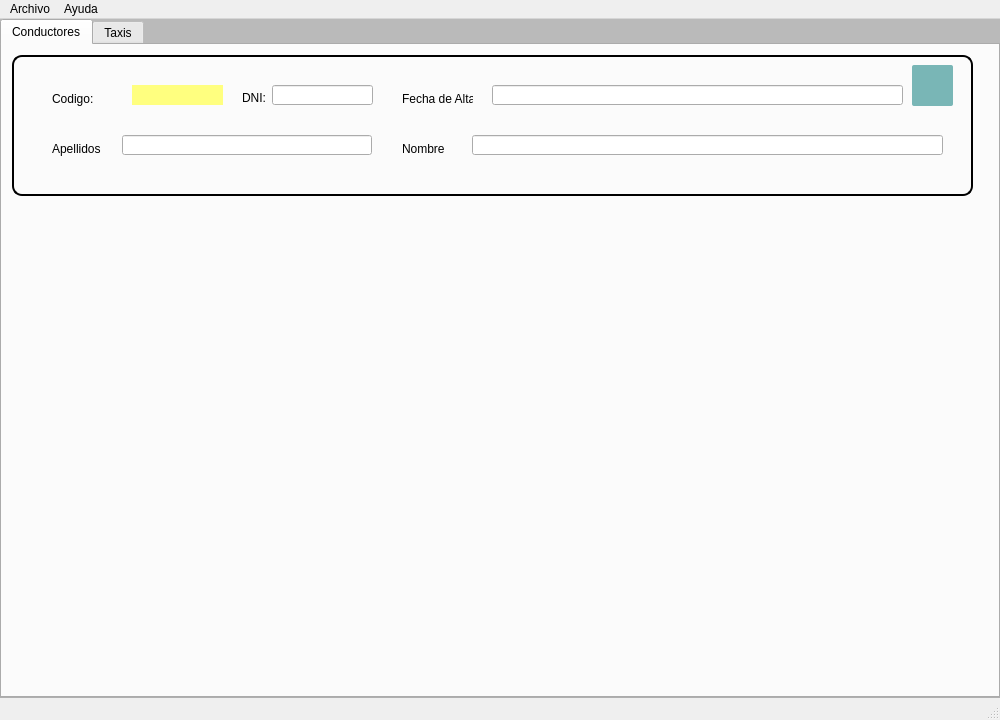
<?xml version="1.0" encoding="UTF-8"?>
<ui version="4.0">
 <class>MainWindow</class>
 <widget class="QMainWindow" name="MainWindow">
  <property name="windowModality">
   <enum>Qt::NonModal</enum>
  </property>
  <property name="geometry">
   <rect>
    <x>0</x>
    <y>0</y>
    <width>1000</width>
    <height>720</height>
   </rect>
  </property>
  <property name="sizePolicy">
   <sizepolicy hsizetype="Maximum" vsizetype="Maximum">
    <horstretch>0</horstretch>
    <verstretch>0</verstretch>
   </sizepolicy>
  </property>
  <property name="minimumSize">
   <size>
    <width>1000</width>
    <height>720</height>
   </size>
  </property>
  <property name="maximumSize">
   <size>
    <width>1000</width>
    <height>720</height>
   </size>
  </property>
  <property name="windowTitle">
   <string>CarTeis</string>
  </property>
  <property name="windowIcon">
   <iconset>
    <normaloff>../../.designer/backup/img/3986726-man-taxi-transport-icon_112967.svg</normaloff>../../.designer/backup/img/3986726-man-taxi-transport-icon_112967.svg</iconset>
  </property>
  <property name="styleSheet">
   <string notr="true">QWidget#centralwidget{
	background-color: rgb(186, 186, 186);

}</string>
  </property>
  <property name="iconSize">
   <size>
    <width>35</width>
    <height>35</height>
   </size>
  </property>
  <widget class="QWidget" name="centralwidget">
   <layout class="QVBoxLayout" name="verticalLayout">
    <property name="leftMargin">
     <number>0</number>
    </property>
    <property name="topMargin">
     <number>0</number>
    </property>
    <property name="rightMargin">
     <number>0</number>
    </property>
    <property name="bottomMargin">
     <number>0</number>
    </property>
    <item>
     <widget class="QFrame" name="gridFrame">
      <layout class="QGridLayout" name="_2">
       <property name="leftMargin">
        <number>0</number>
       </property>
       <property name="topMargin">
        <number>0</number>
       </property>
       <property name="rightMargin">
        <number>0</number>
       </property>
       <property name="bottomMargin">
        <number>0</number>
       </property>
       <property name="spacing">
        <number>0</number>
       </property>
       <item row="0" column="0">
        <widget class="QTabWidget" name="tabPrincipal">
         <property name="minimumSize">
          <size>
           <width>0</width>
           <height>0</height>
          </size>
         </property>
         <property name="tabPosition">
          <enum>QTabWidget::North</enum>
         </property>
         <property name="tabShape">
          <enum>QTabWidget::Rounded</enum>
         </property>
         <property name="currentIndex">
          <number>0</number>
         </property>
         <widget class="QWidget" name="tabDrivers">
          <property name="sizePolicy">
           <sizepolicy hsizetype="Expanding" vsizetype="Expanding">
            <horstretch>0</horstretch>
            <verstretch>0</verstretch>
           </sizepolicy>
          </property>
          <property name="minimumSize">
           <size>
            <width>974</width>
            <height>0</height>
           </size>
          </property>
          <attribute name="title">
           <string>Conductores</string>
          </attribute>
          <widget class="QFrame" name="boxInfo">
           <property name="enabled">
            <bool>true</bool>
           </property>
           <property name="geometry">
            <rect>
             <x>10</x>
             <y>10</y>
             <width>961</width>
             <height>141</height>
            </rect>
           </property>
           <property name="sizePolicy">
            <sizepolicy hsizetype="Expanding" vsizetype="Expanding">
             <horstretch>0</horstretch>
             <verstretch>0</verstretch>
            </sizepolicy>
           </property>
           <property name="autoFillBackground">
            <bool>false</bool>
           </property>
           <property name="styleSheet">
            <string notr="true">QWidget#boxInfo{
border-radius:10px;
border: 2px solid black;
}</string>
           </property>
           <property name="frameShape">
            <enum>QFrame::Panel</enum>
           </property>
           <property name="frameShadow">
            <enum>QFrame::Plain</enum>
           </property>
           <property name="lineWidth">
            <number>5</number>
           </property>
           <widget class="QLineEdit" name="txtDni">
            <property name="geometry">
             <rect>
              <x>260</x>
              <y>30</y>
              <width>101</width>
              <height>20</height>
             </rect>
            </property>
           </widget>
           <widget class="QLabel" name="lblCodDB">
            <property name="geometry">
             <rect>
              <x>120</x>
              <y>30</y>
              <width>91</width>
              <height>20</height>
             </rect>
            </property>
            <property name="styleSheet">
             <string notr="true">background-color: rgb(255, 255, 127);</string>
            </property>
            <property name="text">
             <string/>
            </property>
           </widget>
           <widget class="QLabel" name="lblCodigo">
            <property name="geometry">
             <rect>
              <x>40</x>
              <y>30</y>
              <width>61</width>
              <height>21</height>
             </rect>
            </property>
            <property name="styleSheet">
             <string notr="true"/>
            </property>
            <property name="text">
             <string>Codigo:</string>
            </property>
            <property name="alignment">
             <set>Qt::AlignBottom|Qt::AlignLeading|Qt::AlignLeft</set>
            </property>
           </widget>
           <widget class="QLineEdit" name="txtDni_2">
            <property name="geometry">
             <rect>
              <x>110</x>
              <y>80</y>
              <width>250</width>
              <height>20</height>
             </rect>
            </property>
           </widget>
           <widget class="QLabel" name="lblDNI">
            <property name="geometry">
             <rect>
              <x>230</x>
              <y>30</y>
              <width>50</width>
              <height>20</height>
             </rect>
            </property>
            <property name="text">
             <string>DNI:</string>
            </property>
            <property name="alignment">
             <set>Qt::AlignBottom|Qt::AlignLeading|Qt::AlignLeft</set>
            </property>
           </widget>
           <widget class="QLabel" name="lblSurname">
            <property name="geometry">
             <rect>
              <x>40</x>
              <y>80</y>
              <width>51</width>
              <height>21</height>
             </rect>
            </property>
            <property name="styleSheet">
             <string notr="true"/>
            </property>
            <property name="text">
             <string>Apellidos</string>
            </property>
            <property name="alignment">
             <set>Qt::AlignBottom|Qt::AlignLeading|Qt::AlignLeft</set>
            </property>
           </widget>
           <widget class="QLabel" name="tltDate">
            <property name="geometry">
             <rect>
              <x>390</x>
              <y>30</y>
              <width>71</width>
              <height>21</height>
             </rect>
            </property>
            <property name="styleSheet">
             <string notr="true"/>
            </property>
            <property name="text">
             <string>&lt;html&gt;&lt;head/&gt;&lt;body&gt;&lt;p&gt;Fecha de Alta:&lt;/p&gt;&lt;/body&gt;&lt;/html&gt;</string>
            </property>
            <property name="alignment">
             <set>Qt::AlignBottom|Qt::AlignLeading|Qt::AlignLeft</set>
            </property>
           </widget>
           <widget class="QLabel" name="lblName">
            <property name="geometry">
             <rect>
              <x>390</x>
              <y>80</y>
              <width>51</width>
              <height>21</height>
             </rect>
            </property>
            <property name="styleSheet">
             <string notr="true"/>
            </property>
            <property name="text">
             <string>&lt;html&gt;&lt;head/&gt;&lt;body&gt;&lt;p&gt;Nombre&lt;/p&gt;&lt;/body&gt;&lt;/html&gt;</string>
            </property>
            <property name="alignment">
             <set>Qt::AlignBottom|Qt::AlignLeading|Qt::AlignLeft</set>
            </property>
           </widget>
           <widget class="QLineEdit" name="txtDni_3">
            <property name="geometry">
             <rect>
              <x>460</x>
              <y>80</y>
              <width>471</width>
              <height>20</height>
             </rect>
            </property>
           </widget>
           <widget class="QLineEdit" name="txtDate">
            <property name="geometry">
             <rect>
              <x>480</x>
              <y>30</y>
              <width>411</width>
              <height>20</height>
             </rect>
            </property>
           </widget>
           <widget class="QPushButton" name="btnCalendar">
            <property name="geometry">
             <rect>
              <x>900</x>
              <y>10</y>
              <width>41</width>
              <height>41</height>
             </rect>
            </property>
            <property name="styleSheet">
             <string notr="true">border-radius:2px;
background-color: rgb(121, 182, 182);</string>
            </property>
            <property name="text">
             <string/>
            </property>
            <property name="icon">
             <iconset>
              <normaloff>img/calendar-icon_34471.png</normaloff>img/calendar-icon_34471.png</iconset>
            </property>
            <property name="iconSize">
             <size>
              <width>32</width>
              <height>32</height>
             </size>
            </property>
           </widget>
          </widget>
         </widget>
         <widget class="QWidget" name="tabCars">
          <attribute name="title">
           <string>Taxis</string>
          </attribute>
          <layout class="QGridLayout" name="gridLayout_4"/>
         </widget>
        </widget>
       </item>
      </layout>
     </widget>
    </item>
   </layout>
  </widget>
  <widget class="QMenuBar" name="menubar">
   <property name="geometry">
    <rect>
     <x>0</x>
     <y>0</y>
     <width>1000</width>
     <height>21</height>
    </rect>
   </property>
   <widget class="QMenu" name="menuArchivo">
    <property name="title">
     <string>Archivo</string>
    </property>
    <addaction name="actionSalir"/>
   </widget>
   <widget class="QMenu" name="menuHelp">
    <property name="title">
     <string>Ayuda</string>
    </property>
    <addaction name="actionAcerca_de"/>
   </widget>
   <addaction name="menuArchivo"/>
   <addaction name="menuHelp"/>
  </widget>
  <widget class="QStatusBar" name="statusbar"/>
  <action name="actionSalir">
   <property name="text">
    <string>Salir</string>
   </property>
  </action>
  <action name="actionAcerca_de">
   <property name="text">
    <string>Acerca de...</string>
   </property>
  </action>
 </widget>
 <resources/>
 <connections/>
</ui>
